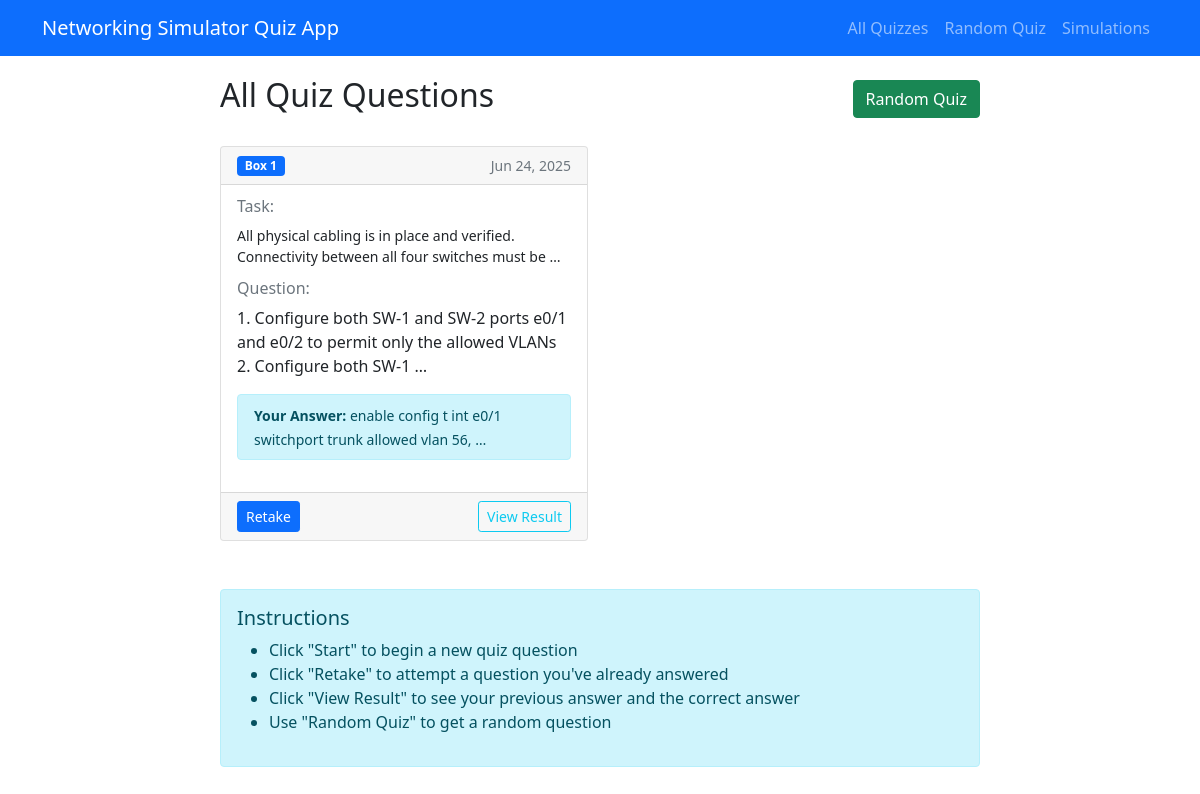
/quiz/, run on an earlier commit of the app's database.
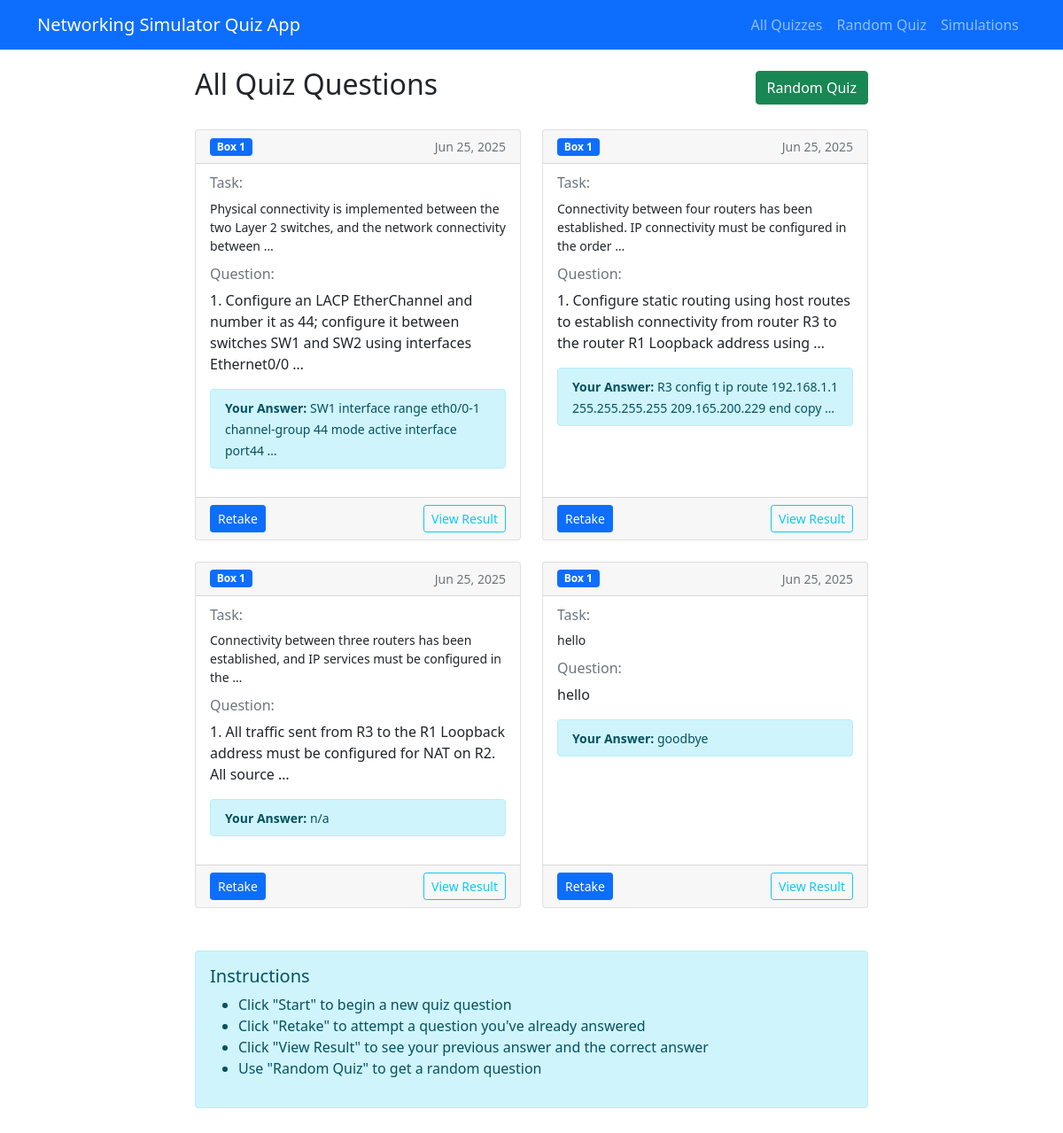
And on a later commit of the database.
### simulations/models.py (models this page shows, shortened)
class Simulation(models.Model):
    task = models.TextField(max_length=600)
    question = models.TextField(max_length=600)
    labanswer = models.TextField(max_length=600)
    useranswer = models.TextField(max_length=600, blank=True)
    box = models.IntegerField(
        choices=zip(BOXES, BOXES),
        default=BOXES[0],
    )
    image = models.ImageField(
        upload_to=simulation_image_path,
        blank=True,
        null=True,
        validators=[FileExtensionValidator(allowed_extensions=['jpg', 'jpeg', 'png', 'gif'])],
        help_text='Upload an image for this simulation (JPG, PNG, GIF formats allowed)'
    )
    date_created = models.DateTimeField(auto_now_add=True)
    class Meta:
        ordering = ['box', 'date_created']

### simulations/views.py (the view)
# urls.py: path('quiz/', views.QuizListView.as_view(), name='quiz_list'),
class QuizListView(ListView):
    model = Simulation
    template_name = 'quiz/list.html'
    context_object_name = 'simulations'
    ordering = ['box', 'date_created']

### simulations/templates/quiz/list.html (shortened to what this page needs)
{% extends 'quiz/base.html' %}
{% block content %}
<div class="row">
    <div class="col-md-12">
        <div class="d-flex justify-content-between align-items-center mb-4">
            <h2> All Quiz Questions</h2>
            <a href="{% url 'random_quiz' %}" class="btn btn-success">
                 Random Quiz
            </a>
        </div>
        {% if simulations %}
        <div class="row">
            {% for simulation in simulations %}
            <div class="col-md-6 mb-4">
                <div class="card h-100">
                    <div class="card-header d-flex justify-content-between align-items-center">
                        <span class="badge bg-primary">Box {{ simulation.box }}</span>
                        <small class="text-muted">{{ simulation.date_created|date:"M d, Y" }}</small>
                    </div>
                    <div class="card-body">
                        {% if simulation.task %}
                        <h6 class="card-subtitle mb-2 text-muted">Task:</h6>
                        <p class="card-text small">{{ simulation.task|truncatewords:15 }}</p>
                        {% endif %}
                        <h6 class="card-subtitle mb-2 text-muted">Question:</h6>
                        <p class="card-text">{{ simulation.question|truncatewords:20 }}</p>
                        {% if simulation.useranswer %}
                        <div class="alert alert-info py-2">
                            <small><strong>Your Answer:</strong> {{ simulation.useranswer|truncatewords:10 }}</small>
                        </div>
                        {% endif %}
                    </div>
                    <div class="card-footer">
                        <div class="d-grid gap-2 d-md-flex justify-content-md-between">
                            <a href="{% url 'quiz_question' simulation_id=simulation.id %}"
                               class="btn btn-primary btn-sm">
                                {% if simulation.useranswer %}
                                     Retake
                                {% else %}
                                    <i class="fas fa-play"></i> Start
                                {% endif %}
                            </a>
                            {% if simulation.useranswer %}
                            <a href="{% url 'quiz_result' simulation_id=simulation.id %}"
                               class="btn btn-outline-info btn-sm">
                                 View Result
                            </a>
                            {% endif %}
                        </div>
                    </div>
                </div>
            </div>
            {% endfor %}
        </div>
        <div class="row mt-4">
            <div class="col-md-12">
                <div class="alert alert-info">
                    <h5> Instructions</h5>
                    <ul>
                        <li>Click "Start" to begin a new quiz question</li>
                        <li>Click "Retake" to attempt a question you've already answered</li>
                        <li>Click "View Result" to see your previous answer and the correct answer</li>
                        <li>Use "Random Quiz" to get a random question</li>
                    </ul>
                </div>
            </div>
        </div>
        {% endif %}
    </div>
</div>
{% endblock %}

### simulations/templates/quiz/base.html (shortened to what this page needs)
<!DOCTYPE html>
<html lang="en">
<head>
    <link href="https://cdn.jsdelivr.net/npm/bootstrap@5.1.3/dist/css/bootstrap.min.css" rel="stylesheet">
</head>
<body>
    <nav class="navbar navbar-expand-lg navbar-dark bg-primary">
        <div class="container">
            <a class="navbar-brand" href="{% url 'quiz_list' %}">Networking Simulator Quiz App</a>
            <div class="navbar-nav ms-auto">
                <a class="nav-link" href="{% url 'quiz_list' %}">All Quizzes</a>
                <a class="nav-link" href="{% url 'random_quiz' %}">Random Quiz</a>
                <a class="nav-link" href="{% url 'simulation-list' %}">Simulations</a>
            </div>
        </div>
    </nav>
    <div class="container quiz-container">
        {% block content %}
        {% endblock %}
    </div>
</body>
</html>

### simulations/templates/quiz/base.html (style rules this page uses)
.quiz-container { max-width: 800px; margin: 0 auto; padding: 20px; }

What changed in the data, as far as the page shows it:
changed Simulation: date_created "Jun 24, 2025" → "Jun 25, 2025"; task "All physical cabling is in place and verified. Connectivity between all four switches must be …" → "Physical connectivity is implemented between the two Layer 2 switches, and the network connectivity between …"; question "1. Configure both SW-1 and SW-2 ports e0/1 and e0/2 to permit only the allowed VLANs 2. Configure both SW-1 …" → "1. Configure an LACP EtherChannel and number it as 44; configure it between switches SW1 and SW2 using interfaces Ethernet0/0 …"; useranswer "enable config t int e0/1 switchport trunk allowed vlan 56, …" → "SW1 interface range eth0/0-1 channel-group 44 mode active interface port44 …"
added Simulation: box "1", date_created "Jun 25, 2025", task "Connectivity between four routers has been established. IP connectivity must be configured in the order …", question "1. Configure static routing using host routes to establish connectivity from router R3 to the router R1 Loopback address using …", useranswer "R3 config t ip route 192.168.1.1 255.255.255.255 209.165.200.229 end copy …", shows "Retake", shows "View Result"
added Simulation: box "1", date_created "Jun 25, 2025", task "Connectivity between three routers has been established, and IP services must be configured in the …", question "1. All traffic sent from R3 to the R1 Loopback address must be configured for NAT on R2. All source …", useranswer "n/a", shows "Retake", shows "View Result"
added Simulation: box "1", date_created "Jun 25, 2025", task "hello", question "hello", useranswer "goodbye", shows "Retake", shows "View Result"
